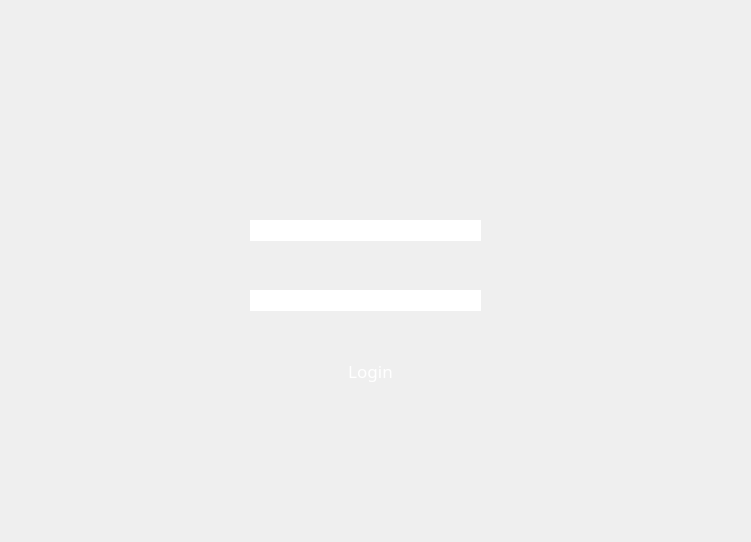
<?xml version="1.0" encoding="UTF-8"?>
<ui version="4.0">
 <class>Login</class>
 <widget class="QDialog" name="Login">
  <property name="geometry">
   <rect>
    <x>0</x>
    <y>0</y>
    <width>751</width>
    <height>542</height>
   </rect>
  </property>
  <property name="windowTitle">
   <string>Dialog</string>
  </property>
  <widget class="QLabel" name="label_2">
   <property name="geometry">
    <rect>
     <x>-10</x>
     <y>-10</y>
     <width>761</width>
     <height>561</height>
    </rect>
   </property>
   <property name="font">
    <font>
     <family>Ageo Medium</family>
     <pointsize>22</pointsize>
     <weight>50</weight>
     <bold>false</bold>
     <underline>false</underline>
    </font>
   </property>
   <property name="text">
    <string/>
   </property>
   <property name="pixmap">
    <pixmap resource="resources.qrc">:/new/prefix1/login.png</pixmap>
   </property>
   <property name="alignment">
    <set>Qt::AlignCenter</set>
   </property>
  </widget>
  <widget class="QLineEdit" name="lineEdit_username">
   <property name="geometry">
    <rect>
     <x>250</x>
     <y>220</y>
     <width>231</width>
     <height>21</height>
    </rect>
   </property>
   <property name="frame">
    <bool>false</bool>
   </property>
  </widget>
  <widget class="QPushButton" name="pushButton">
   <property name="geometry">
    <rect>
     <x>300</x>
     <y>350</y>
     <width>141</width>
     <height>41</height>
    </rect>
   </property>
   <property name="font">
    <font>
     <family>Ageo</family>
     <pointsize>13</pointsize>
    </font>
   </property>
   <property name="styleSheet">
    <string notr="true">color:white</string>
   </property>
   <property name="text">
    <string>Login</string>
   </property>
   <property name="flat">
    <bool>true</bool>
   </property>
  </widget>
  <widget class="QLineEdit" name="lineEdit_password">
   <property name="geometry">
    <rect>
     <x>250</x>
     <y>290</y>
     <width>231</width>
     <height>21</height>
    </rect>
   </property>
   <property name="frame">
    <bool>false</bool>
   </property>
   <property name="echoMode">
    <enum>QLineEdit::Password</enum>
   </property>
  </widget>
 </widget>
 <resources>
  <include location="resources.qrc"/>
 </resources>
 <connections/>
</ui>
